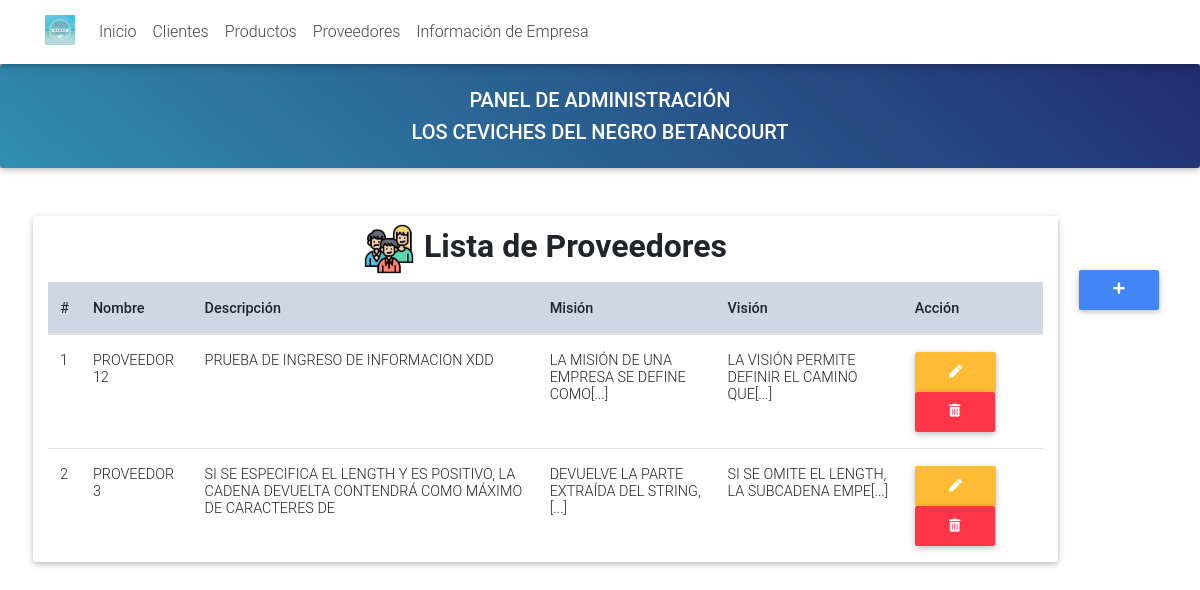
/admin/proveedores.php, run on the app's committed database.
### tables this page shows
CREATE TABLE `provedores` (
  `id_proveedor` int(11) NOT NULL,
  `nombre_proveedor` varchar(40) DEFAULT NULL,
  `descripcion_proveedor` varchar(100) DEFAULT NULL,
  `mision_proveedor` varchar(200) DEFAULT NULL,
  `vision_proveedor` varchar(200) DEFAULT NULL
);

### admin/proveedores.php (the view, shortened to what this page needs)
<?php
include "header.php";
include "../db.php";
?>
<div class="row mt-5">
<div class="col-md-10 ml-5  z-depth-1 rounded">
<h2 class="h2 text-center font-weight-bold mt-2 mb-2"><img src="../img/clientes.png" style="height:50px;margin-right:10px">Lista de Proveedores</h2>
  <section class="dark-grey-text">
    <div class="table-responsive">
      <table class="table product-table mb-0">
        <thead class="mdb-color lighten-5">
          <tr>
            <th>#</th>
            <th class="font-weight-bold">
              <strong>Nombre</strong>
            </th>
            <th class="font-weight-bold">
              <strong>Descripción</strong>
            </th>
            <th class="font-weight-bold">
              <strong>Misión</strong>
            </th>
            <th class="font-weight-bold">
              <strong>Visión</strong>
            </th>
            <th class="font-weight-bold">
              <strong>Acción</strong>
            </th>
          </tr>
        </thead>
        <tbody>
<?php
$c=0;
$query = "SELECT * from provedores ";
$resultados = mysqli_query($conn, $query);
while($row = mysqli_fetch_assoc($resultados)) {
$c=$c+1;
?>
<tr>
    <td><?php echo $c; ?></td>
    <td class="text-uppercase"><?php echo $row['nombre_proveedor']; ?></td>
    <td class="text-uppercase"><?php echo $row['descripcion_proveedor']; ?></td>
    <td class="text-uppercase">
        <?php
        $texto2 = substr($row['mision_proveedor'],0,40);
        echo $texto2."[...]";
        ?>
    </td>
    <td class="text-uppercase">
        <?php
        $texto = substr($row['vision_proveedor'],0,40);
        echo $texto."[...]";
        ?>
    </td>
    <td>
    <a href="editar_proveedor.php?id=<?php echo $row['id_proveedor'];  ?>" type="button" class="btn btn-warning mr-2"><i class="fas fa-pen"></i></button>
    <a href="eliminar_proveedor.php?id=<?php echo $row['id_proveedor'];  ?>" type="button" class="btn btn-danger"><i class="fas fa-trash-alt"></i></button>
    </td>
</tr>
<?php } ?>
        </tbody>
      </table>
    </div>
  </section>
</div>
    <div class="col-md-1 mt-5">
        <a class="btn btn-primary div-fixed" data-toggle="modal" data-target="#modalContactForm"><i class="fas fa-plus"></i></a>
    </div>
</div>

### admin/proveedores.php (style rules this page uses)
.div-fixed { position: fixed; text-align: center; word-wrap: break-word; }

### data on the page
provedores: nombre_proveedor "PROVEEDOR 12", descripcion_proveedor "PRUEBA DE INGRESO DE INFORMACION XDD", mision_proveedor "LA MISIÓN DE UNA EMPRESA SE DEFINE COMO", vision_proveedor "LA VISIÓN PERMITE DEFINIR EL CAMINO QUE"
provedores: nombre_proveedor "PROVEEDOR 3", descripcion_proveedor "SI SE ESPECIFICA EL LENGTH Y ES POSITIVO, LA CADENA DEVUELTA CONTENDRÁ COMO MÁXIMO DE CARACTERES DE", mision_proveedor "DEVUELVE LA PARTE EXTRAÍDA DEL STRING,", vision_proveedor "SI SE OMITE EL LENGTH, LA SUBCADENA EMPE"
